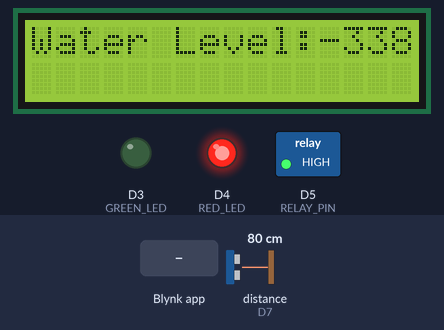
A sketch run on a simulated ESP8266 (NodeMCU). Parts: 16×2 character LCD, switched loads named in the sketch (green lamp = pin HIGH), output pins drawn as LEDs (lit = HIGH). Wiring (inferred from the names in the program): ultrasonic range finder: trigger D6; echo D7. The test bench sets the inputs (shaded band); at power-on: distance to the obstacle (sensor on D7) 80 cm. The echo pulse lasts 58.3 µs per cm; WiFi joins after 1.5 s; servers stay silent unless stated; pins used as bus, display or sensor lines are not drawn; what the sketch prints to the serial monitor is not drawn.

Above: at 5.5 s.
5.6 s: Blynk app writes 1 to V1
At 6.6 s:
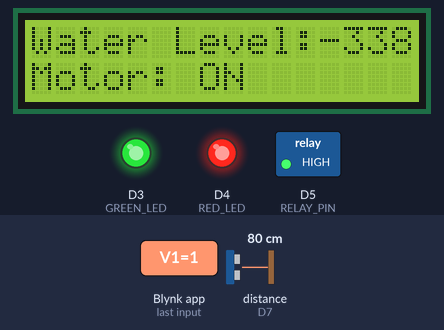
7.1 s: Blynk app writes 0 to V1
At 7.7 s:
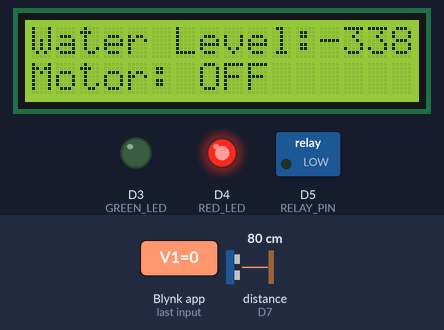
8.6 s: distance to the obstacle (sensor on D7) set to 16 cm
At 10.1 s:
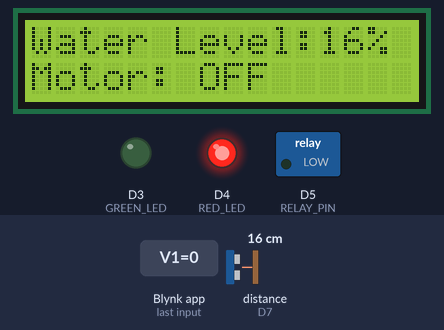
10.4 s: distance to the obstacle (sensor on D7) set to 12 cm
At 11.7 s:
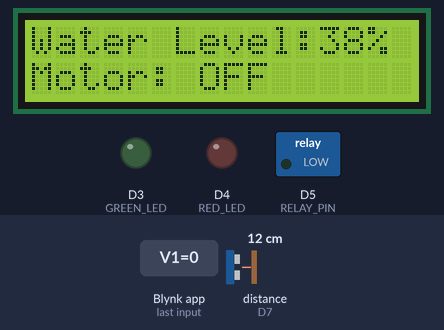
12.4 s: Blynk app writes 200 to V1
At 13.0 s:
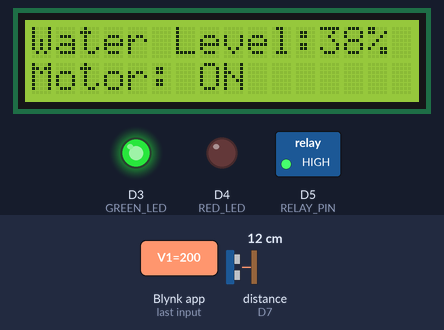
13.9 s: distance to the obstacle (sensor on D7) set to 6 cm
At 15.1 s:
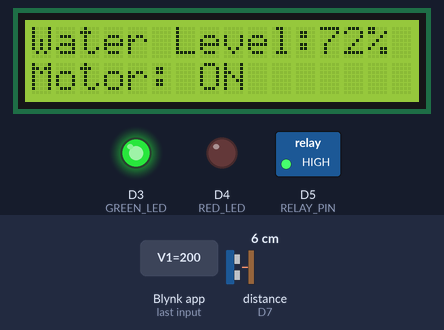
15.4 s: distance to the obstacle (sensor on D7) set to 3 cm
Timing chart, 0 to 18.4 s (numbered marks = the images above; inputs shaded):
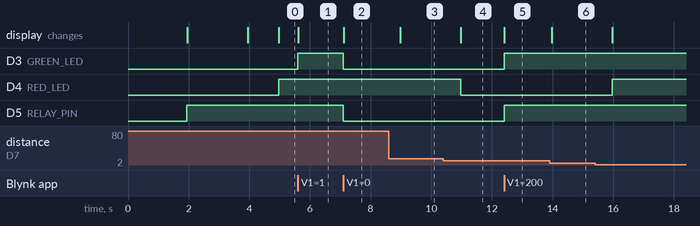

The sketch:

Ardent-Project.ino
```cpp
#include <LiquidCrystal_I2C.h>
#define BLYNK_PRINT Serial
#include <ESP8266WiFi.h>
#define BLYNK_TEMPLATE_ID "TMPL3syF5aA18"
#define BLYNK_TEMPLATE_NAME "Water Level Monitoring"
#define BLYNK_AUTH_TOKEN "9QS4JkuJGasrsgmQtoMxAGo1NxUQ0nwu"
#include <BlynkSimpleEsp8266.h>

// Pin definitions
#define GREEN_LED D3 // GPIO0
#define RED_LED D4   // GPIO2
#define TRIG_PIN D6  // GPIO12
#define ECHO_PIN D7  // GPIO13
#define RELAY_PIN D5 // GPIO14


// Initialize the LCD display
LiquidCrystal_I2C lcd=LiquidCrystal_I2C(0x27,16,2);

// WiFi credentials
char auth[] = "9QS4JkuJGasrsgmQtoMxAGo1NxUQ0nwu"; // Enter your Auth token
char ssid[] = "Soumavo 4G";
char pass[] = "Soumavo@2002"; // Enter your WIFI password

BlynkTimer timer;

const int maxLevel = 18; // Max water level in cm
int waterLevelPercentage = 0;

void setup() {
  // Debug console
  Serial.begin(115200);

  // Initialize Blynk
  Blynk.begin(auth, ssid, pass, "blynk.cloud", 80);

  // Initialize the LCD
  lcd.begin(16,2);
  lcd.init();
  lcd.backlight();

  // Initialize pin modes
  pinMode(GREEN_LED, OUTPUT);
  pinMode(RED_LED, OUTPUT);
  pinMode(TRIG_PIN, OUTPUT);
  pinMode(ECHO_PIN, INPUT);
  pinMode(RELAY_PIN, OUTPUT);

  // Set relay off initially
  digitalWrite(RELAY_PIN, HIGH);

  // Display system loading message
  lcd.setCursor(0, 0);
  lcd.print("System");
  lcd.setCursor(4, 1);
  lcd.print("Loading..");
  delay(2000);
  lcd.clear();

  // Setup a function to be called every second
  timer.setInterval(1000L, measureWaterLevel);
}

void measureWaterLevel() {
  // Trigger the ultrasonic sensor
  digitalWrite(TRIG_PIN, LOW);
  delayMicroseconds(2);
  digitalWrite(TRIG_PIN, HIGH);
  delayMicroseconds(10);
  digitalWrite(TRIG_PIN, LOW);

  // Read the echo pin
  long duration = pulseIn(ECHO_PIN, HIGH);
  int distance = duration * 0.034 / 2; // Calculate the distance in cm

  // Calculate water level percentage
  int waterLevel = maxLevel - distance;
  waterLevelPercentage = (waterLevel * 100) / maxLevel;

  Serial.print("Distance: ");
  Serial.print(distance);
  Serial.print(" cm, Water Level: ");
  Serial.print(waterLevel);
  Serial.print(" cm (");
  Serial.print(waterLevelPercentage);
  Serial.println("%)");

  // Update Blynk gauge widget
  Blynk.virtualWrite(V0, waterLevelPercentage);

  // Update LCD display
  lcd.setCursor(0, 0);
  lcd.print("Water Level: ");
  lcd.setCursor(12,0);
  lcd.print(waterLevelPercentage);
  lcd.print("%      "); // Clear any remaining characters

  // Control LEDs based on water level percentage
  if (waterLevelPercentage < 25 ) {
    digitalWrite(RED_LED, HIGH);
  }
  else if(waterLevelPercentage >80){
    digitalWrite(RED_LED, HIGH);
  }
  else {
    digitalWrite(RED_LED, LOW);
  }
}

BLYNK_WRITE(V1) {
  bool relayState = param.asInt();
  if (relayState) {
    digitalWrite(RELAY_PIN, HIGH); // Turn relay on
    digitalWrite(GREEN_LED, HIGH); // Turn green LED on
    lcd.setCursor(0, 1);
    lcd.print("Motor: ON ");
  } else {
    digitalWrite(RELAY_PIN, LOW); // Turn relay off
    digitalWrite(GREEN_LED, LOW); // Turn green LED off
    lcd.setCursor(0, 1);
    lcd.print("Motor: OFF");
  }
}

void loop() {
  Blynk.run(); // Run the Blynk library
  timer.run(); // Run the timer
}
```

Measured:
- the behaviour switches between 15 and 14 cm on distance to the obstacle (sensor on D7) (found by bisection; images 3 and 4)
- after the input at 5.6 s, D3 (GREEN_LED): LOW → HIGH at once; the display: changes at once (image 1)
- after the input at 7.1 s, D3 (GREEN_LED), D5 (RELAY_PIN): HIGH → LOW at once; the display: changes at once (image 2)
- after the input at 8.6 s, the display: changes after 0.37 s (image 3)
- after the input at 10.4 s, D4 (RED_LED): HIGH → LOW after 0.57 s; the display: changes after 0.57 s (image 4)
- after the input at 12.4 s, D3 (GREEN_LED), D5 (RELAY_PIN): LOW → HIGH at once; the display: changes at once (image 5)
- after the input at 13.9 s, the display: changes after 0.07 s (image 6)
- after the input at 15.4 s, D4 (RED_LED): LOW → HIGH after 0.57 s
